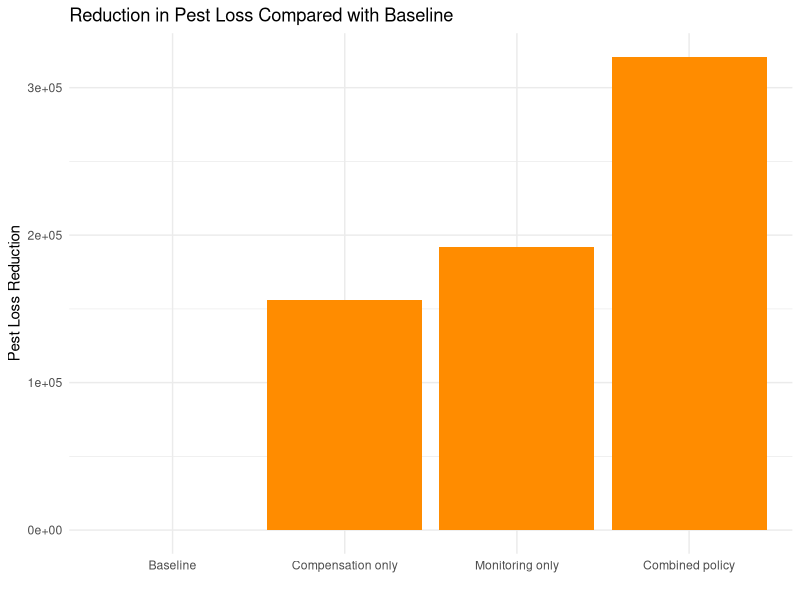
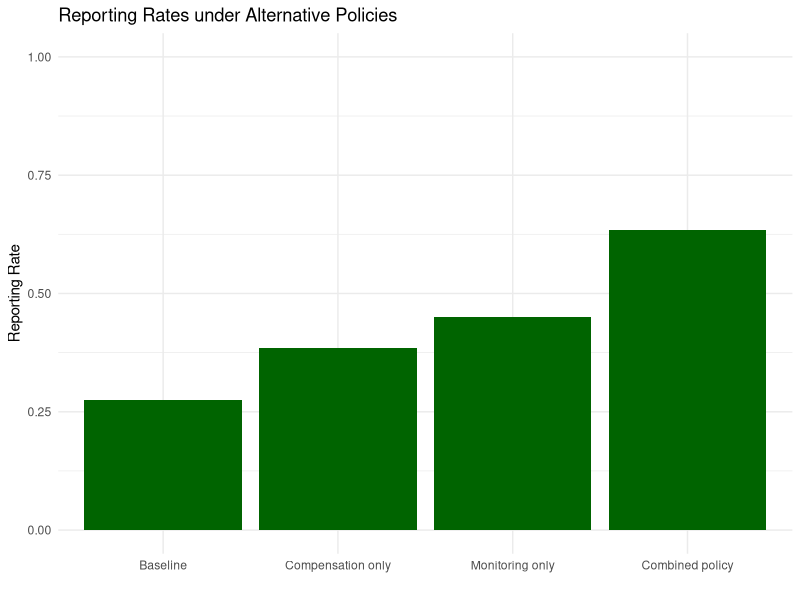
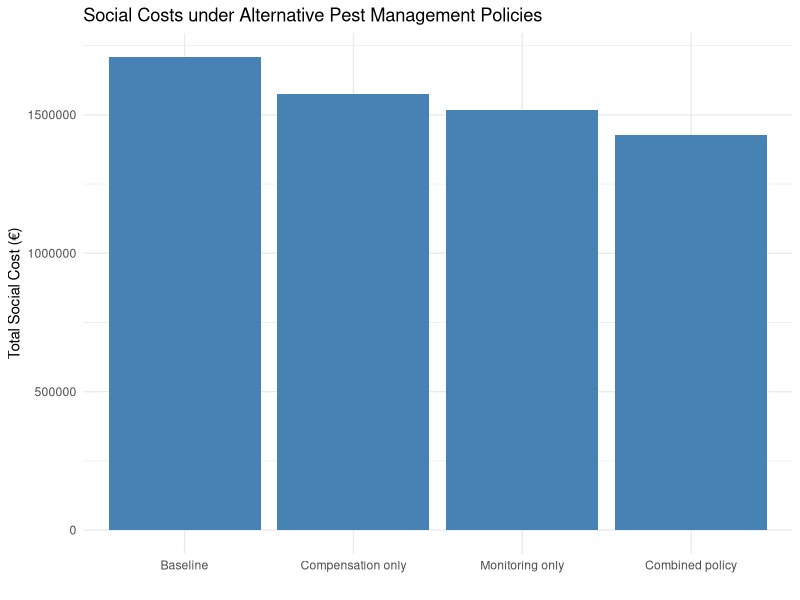
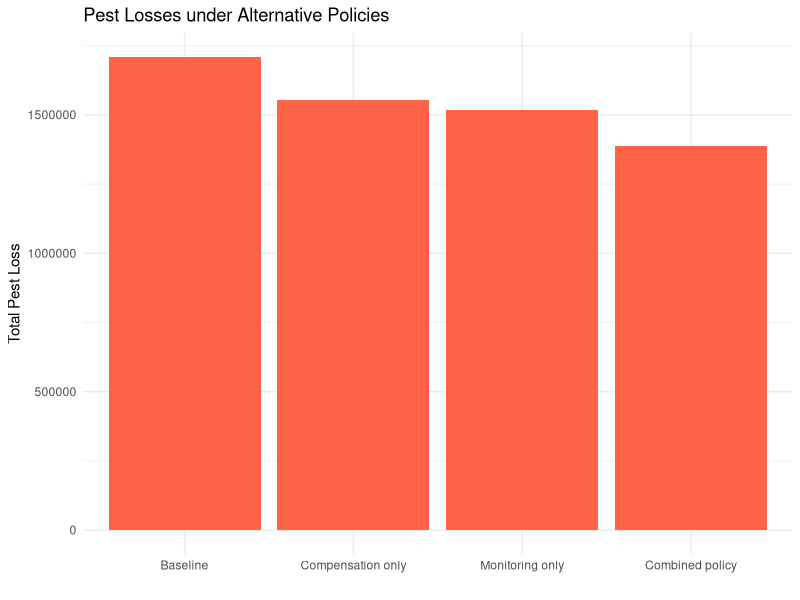

These charts were generated, in order, by the following R code:
# Behavioural-Economic Simulation of Pest Reporting and Phytosanitary Policy

# -----------------------------
# 1. Load Packages
# -----------------------------

# Install ggplot2 once if needed:
# install.packages("ggplot2")

library(ggplot2)

# -----------------------------
# 2. Set Seed
# -----------------------------

set.seed(123)

# -----------------------------
# 3. Create Folders
# -----------------------------

dir.create("outputs", showWarnings = FALSE)
dir.create("outputs/tables", recursive = TRUE, showWarnings = FALSE)
dir.create("outputs/figures", recursive = TRUE, showWarnings = FALSE)

# -----------------------------
# 4. Generate Synthetic Farm Data
# -----------------------------

n <- 200

farm_id <- 1:n

farm_type <- sample(
  c("small", "medium", "large"),
  size = n,
  replace = TRUE,
  prob = c(0.60, 0.30, 0.10)
)

farm_size_ha <- numeric(n)

farm_size_ha[farm_type == "small"] <- runif(
  sum(farm_type == "small"), 1, 5
)

farm_size_ha[farm_type == "medium"] <- runif(
  sum(farm_type == "medium"), 5, 30
)

farm_size_ha[farm_type == "large"] <- runif(
  sum(farm_type == "large"), 30, 100
)

crop_type <- sample(
  c("wheat", "potato", "tomato", "apple"),
  size = n,
  replace = TRUE,
  prob = c(0.40, 0.25, 0.20, 0.15)
)

crop_value_ha <- numeric(n)
pest_risk <- numeric(n)
prevention_cost_ha <- numeric(n)

crop_value_ha[crop_type == "wheat"] <- runif(sum(crop_type == "wheat"), 1200, 2500)
crop_value_ha[crop_type == "potato"] <- runif(sum(crop_type == "potato"), 6000, 12000)
crop_value_ha[crop_type == "tomato"] <- runif(sum(crop_type == "tomato"), 10000, 25000)
crop_value_ha[crop_type == "apple"] <- runif(sum(crop_type == "apple"), 8000, 20000)

pest_risk[crop_type == "wheat"] <- runif(sum(crop_type == "wheat"), 0.05, 0.20)
pest_risk[crop_type == "potato"] <- runif(sum(crop_type == "potato"), 0.15, 0.35)
pest_risk[crop_type == "tomato"] <- runif(sum(crop_type == "tomato"), 0.20, 0.45)
pest_risk[crop_type == "apple"] <- runif(sum(crop_type == "apple"), 0.10, 0.30)

prevention_cost_ha[crop_type == "wheat"] <- runif(sum(crop_type == "wheat"), 50, 150)
prevention_cost_ha[crop_type == "potato"] <- runif(sum(crop_type == "potato"), 150, 400)
prevention_cost_ha[crop_type == "tomato"] <- runif(sum(crop_type == "tomato"), 250, 700)
prevention_cost_ha[crop_type == "apple"] <- runif(sum(crop_type == "apple"), 200, 600)

loss_rate <- runif(n, 0.10, 0.60)

compensation <- sample(c(0, 100, 300, 600), n, replace = TRUE)

monitoring <- sample(c(0, 1), n, replace = TRUE, prob = c(0.50, 0.50))

# -----------------------------
# 5. Add Behavioural Variables
# -----------------------------

risk_aversion <- runif(n, 0, 1)

expected_loss <- farm_size_ha * crop_value_ha * loss_rate * pest_risk

behaviour_noise <- rnorm(n, mean = 0, sd = 0.08)

report_prob <- 0.20 +
  0.0005 * compensation +
  0.20 * monitoring +
  0.15 * pest_risk -
  0.0002 * prevention_cost_ha +
  0.15 * risk_aversion +
  behaviour_noise

report_prob <- pmin(pmax(report_prob, 0.05), 0.95)

reports <- rbinom(n, size = 1, prob = report_prob)

final_loss <- ifelse(
  reports == 1,
  expected_loss * 0.6,
  expected_loss * 1.4
)

farm_data <- data.frame(
  farm_id,
  farm_type,
  farm_size_ha,
  crop_type,
  crop_value_ha,
  pest_risk,
  prevention_cost_ha,
  loss_rate,
  compensation,
  monitoring,
  risk_aversion,
  expected_loss,
  report_prob,
  reports,
  final_loss
)

farm_data$farm_type <- factor(farm_data$farm_type)
farm_data$crop_type <- factor(farm_data$crop_type)

# -----------------------------
# 6. Estimate Linear and Logistic Models
# -----------------------------

linear_model <- lm(
  report_prob ~ compensation + monitoring + pest_risk +
    prevention_cost_ha + risk_aversion + farm_size_ha,
  data = farm_data
)

logistic_model <- glm(
  reports ~ compensation + monitoring + pest_risk +
    prevention_cost_ha + risk_aversion + farm_size_ha,
  family = binomial,
  data = farm_data
)

# -----------------------------
# 7. Create Policy Scenarios
# -----------------------------

calculate_reporting <- function(data) {
  noise <- rnorm(nrow(data), mean = 0, sd = 0.08)
  
  prob <- 0.20 +
    0.0005 * data$compensation +
    0.20 * data$monitoring +
    0.15 * data$pest_risk -
    0.0002 * data$prevention_cost_ha +
    0.15 * data$risk_aversion +
    noise
  
  prob <- pmin(pmax(prob, 0.05), 0.95)
  
  return(prob)
}

create_scenario <- function(data, scenario_name, compensation_level, monitoring_level) {
  scenario_data <- data
  
  scenario_data$Scenario <- scenario_name
  scenario_data$compensation <- compensation_level
  scenario_data$monitoring <- monitoring_level
  
  scenario_data$report_prob <- calculate_reporting(scenario_data)
  
  scenario_data$reports <- rbinom(
    nrow(scenario_data),
    size = 1,
    prob = scenario_data$report_prob
  )
  
  scenario_data$final_loss <- ifelse(
    scenario_data$reports == 1,
    scenario_data$expected_loss * 0.6,
    scenario_data$expected_loss * 1.4
  )
  
  return(scenario_data)
}

baseline <- create_scenario(
  farm_data,
  "Baseline",
  compensation_level = 0,
  monitoring_level = 0
)

compensation_only <- create_scenario(
  farm_data,
  "Compensation only",
  compensation_level = 300,
  monitoring_level = 0
)

monitoring_only <- create_scenario(
  farm_data,
  "Monitoring only",
  compensation_level = 0,
  monitoring_level = 1
)

combined_policy <- create_scenario(
  farm_data,
  "Combined policy",
  compensation_level = 300,
  monitoring_level = 1
)

# -----------------------------
# 8. Calculate Results
# -----------------------------

calculate_results <- function(data) {
  reporting_rate <- mean(data$reports)
  pest_loss <- sum(data$final_loss)
  government_cost <- sum(data$compensation * data$reports)
  social_cost <- pest_loss + government_cost
  
  results_row <- data.frame(
    Scenario = unique(data$Scenario),
    ReportingRate = reporting_rate,
    PestLoss = pest_loss,
    GovernmentCost = government_cost,
    SocialCost = social_cost
  )
  
  return(results_row)
}

results <- rbind(
  calculate_results(baseline),
  calculate_results(compensation_only),
  calculate_results(monitoring_only),
  calculate_results(combined_policy)
)

results$Scenario <- factor(
  results$Scenario,
  levels = c(
    "Baseline",
    "Compensation only",
    "Monitoring only",
    "Combined policy"
  )
)

# -----------------------------
# 9. Create and Save Figures
# -----------------------------

reporting_rates_plot <- ggplot(
  results,
  aes(x = Scenario, y = ReportingRate)
) +
  geom_col(fill = "darkgreen") +
  ylim(0, 1) +
  labs(
    title = "Reporting Rates under Alternative Policies",
    x = "",
    y = "Reporting Rate"
  ) +
  theme_minimal()

social_costs_plot <- ggplot(
  results,
  aes(x = Scenario, y = SocialCost)
) +
  geom_col(fill = "steelblue") +
  labs(
    title = "Social Costs under Alternative Pest Management Policies",
    x = "",
    y = "Total Social Cost (€)"
  ) +
  theme_minimal()

pest_losses_plot <- ggplot(
  results,
  aes(x = Scenario, y = PestLoss)
) +
  geom_col(fill = "tomato") +
  labs(
    title = "Pest Losses under Alternative Policies",
    x = "",
    y = "Total Pest Loss"
  ) +
  theme_minimal()

baseline_pest_loss <- results$PestLoss[results$Scenario == "Baseline"]

results$PestLossReduction <- baseline_pest_loss - results$PestLoss

pest_loss_reduction_plot <- ggplot(
  results,
  aes(x = Scenario, y = PestLossReduction)
) +
  geom_col(fill = "darkorange") +
  labs(
    title = "Reduction in Pest Loss Compared with Baseline",
    x = "",
    y = "Pest Loss Reduction"
  ) +
  theme_minimal()

ggsave(
  filename = "outputs/figures/pest_loss_reduction.png",
  plot = pest_loss_reduction_plot,
  width = 8,
  height = 5,
  dpi = 300
)

ggsave(
  filename = "outputs/figures/reporting_rates.png",
  plot = reporting_rates_plot,
  width = 8,
  height = 5,
  dpi = 300
)

ggsave(
  filename = "outputs/figures/social_costs.png",
  plot = social_costs_plot,
  width = 8,
  height = 5,
  dpi = 300
)

ggsave(
  filename = "outputs/figures/pest_losses.png",
  plot = pest_losses_plot,
  width = 8,
  height = 5,
  dpi = 300
)


# -----------------------------
# 10. Export Tables
# -----------------------------

write.csv(
  results,
  file = "outputs/tables/results.csv",
  row.names = FALSE
)
write.csv(
  farm_data,
  file = "outputs/tables/synthetic_farm_data.csv",
  row.names = FALSE
)

# -----------------------------
# 11. Print Final Outputs
# -----------------------------

cat("\nFirst rows of farm_data:\n")
print(head(farm_data))

cat("\nSummary of farm_data:\n")
print(summary(farm_data))

cat("\nLinear regression results:\n")
print(summary(linear_model))

cat("\nLogistic regression results:\n")
print(summary(logistic_model))

cat("\nFinal policy results:\n")
print(results)
